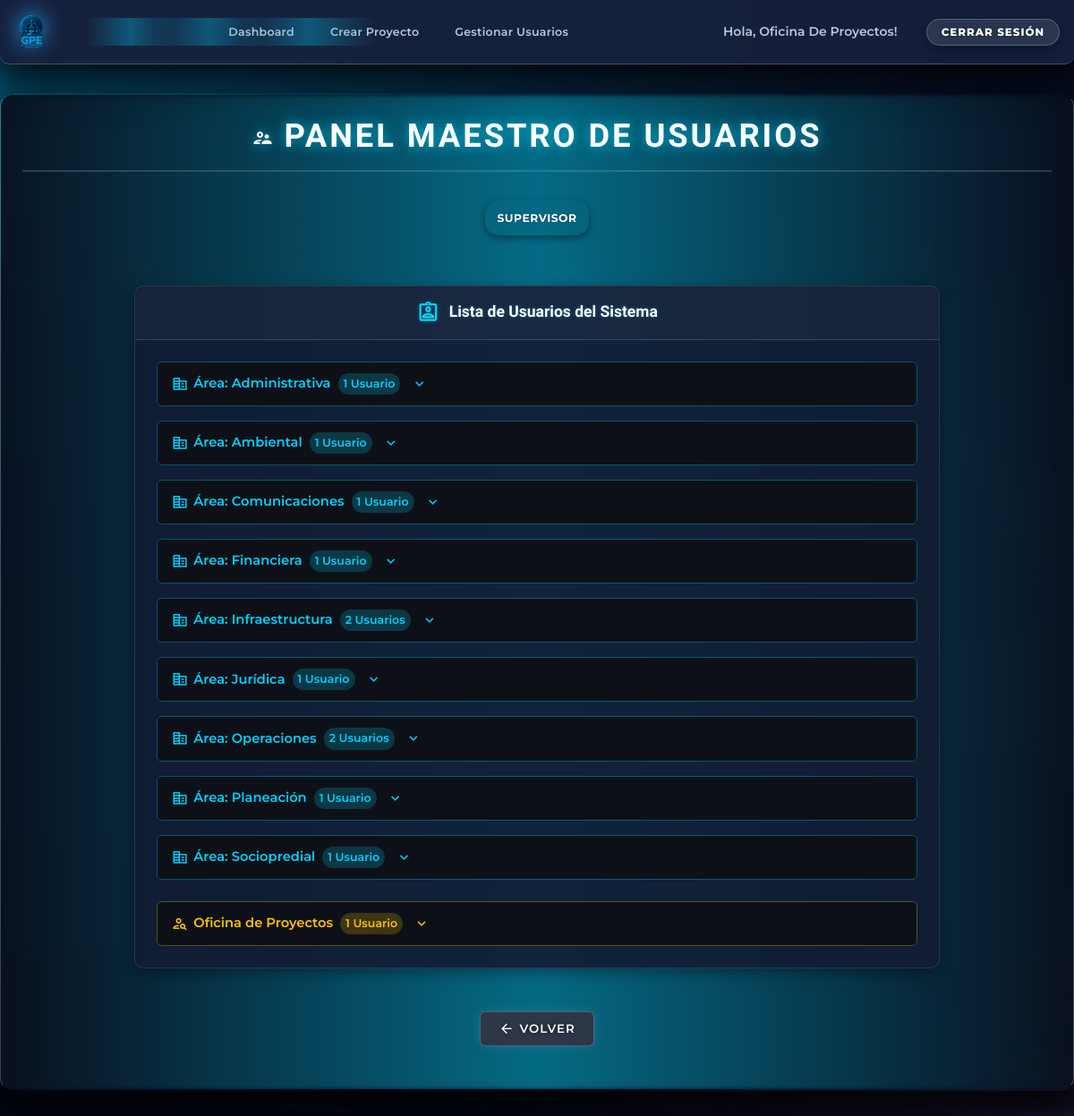
Page /gestionar_usuarios (signed in) on the committed database.
### models.py (models this page shows, shortened)
class User(db.Model, UserMixin):
    __tablename__ = 'user'
    id = db.Column(db.Integer, primary_key=True)
    username = db.Column(db.String(20), unique=True, nullable=False)
    email = db.Column(db.String(120), unique=True, nullable=False)
    password = db.Column(db.String(128), nullable=False)
    role = db.Column(db.String(20), nullable=False, default='apoyo')
    area_id = db.Column(db.Integer, db.ForeignKey('area.id'), nullable=True)
    area = db.relationship('Area', back_populates='users')
    leader_id = db.Column(db.Integer, db.ForeignKey('user.id'), nullable=True)
    leader = db.relationship('User', remote_side=[id], back_populates='apoyos')
    apoyos = db.relationship('User', back_populates='leader', lazy=True)
    is_active = db.Column(db.Boolean, default=True)
    confirmed = db.Column(db.Boolean, default=False)
    created_projects = db.relationship('Project', back_populates='creator', lazy=True, foreign_keys='Project.creator_id')
    tareas_generales_creadas = db.relationship('TareaGeneral', back_populates='creator', lazy=True, foreign_keys='TareaGeneral.creator_id')
    subtareas_asignadas = db.relationship('Subtarea', back_populates='assigned_user', lazy=True, foreign_keys='Subtarea.assigned_user_id')
    subtareas_creadas = db.relationship('Subtarea', back_populates='creator', lazy=True, foreign_keys='Subtarea.creator_id')
    subtareas_validadas = db.relationship('Subtarea', back_populates='validador', lazy=True, foreign_keys='Subtarea.validador_id')

class Area(db.Model):
    __tablename__ = 'area'
    id = db.Column(db.Integer, primary_key=True)
    name = db.Column(db.String(100), unique=True, nullable=False)
    codigo = db.Column(db.String(16), unique=True, nullable=False)
    users = db.relationship('User', back_populates='area', lazy=True)
    projects = db.relationship('Project', back_populates='area', lazy=True)
    tareas_generales = db.relationship('TareaGeneral', back_populates='area', lazy=True)

### app.py (the view)
@app.route('/gestionar_usuarios')
@login_required
def gestionar_usuarios():
    if current_user.role not in ['supervisor', 'encargado']:
        flash('No autorizado.', 'danger')
        return redirect(url_for('dashboard'))
    if current_user.role == 'supervisor':
        usuarios = User.query.all()
    else:  # encargado
        usuarios = User.query.filter_by(area_id=current_user.area_id).all()
    return render_template('gestionar_usuarios.html', usuarios=usuarios)

### app.py (called while the page is built)
@app.context_processor
def inject_now():
    return {'now': datetime.utcnow()}

@login_manager.user_loader
def load_user(user_id):
    return db.session.get(User, int(user_id))

### templates/gestionar_usuarios.html (shortened to what this page needs)
{% extends 'base.html' %}
{% block content %}
<section class="dashboard-main-content" style="display: flex; flex-direction: column; align-items: center;">
  <header class="page-header v5-page-header" style="text-align: center; width: 100%;">
    <div class="page-header-content">
      <h1 class="page-title v5-page-title">
        <i class="material-icons-outlined title-icon" style="vertical-align: middle;">supervisor_account</i>
        Panel Maestro de Usuarios
      </h1>
      <p class="greeting-text v5-greeting-text" style="margin-top: 6px;">
        {% if current_user.role == 'supervisor' %}
          <span class="status-badge status-supervisor v5-badge">Supervisor</span>
        {% else %}
          <span class="status-badge status-encargado v5-badge">Encargado</span>
        {% endif %}
      </p>
    </div>
  </header>
  <div class="card user-management-card-v5 mt-4" style="width: 90%; max-width: 900px;">
    <div class="card-header v5-card-header" style="text-align: center;">
      <h2 class="card-title">
        <i class="material-icons-outlined" style="vertical-align: middle; margin-right: 6px;">assignment_ind</i>
        Lista de Usuarios del Sistema
      </h2>
    </div>
    <div class="card-body v5-card-body">
      {% if usuarios %}
        {% set usuarios_con_area = [] %}
        {% for u in usuarios %}
          {% if u.area is not none %}
            {% set _ = usuarios_con_area.append(u) %}
          {% endif %}
        {% endfor %}
        {% set usuarios_sin_area = [] %}
        {% for u in usuarios %}
          {% if u.area is none %}
            {% set _ = usuarios_sin_area.append(u) %}
          {% endif %}
        {% endfor %}
        {% set grupos_por_area = usuarios_con_area | sort(attribute='area.name') | groupby('area.name') %}
        {% for area_nombre, grupo in grupos_por_area %}
          <details class="area-details-v5 mt-3"
                   style="border: 1px solid rgba(0,207,255,0.3); border-radius: 6px; width: 100%; overflow: hidden;">
            <summary style="background-color: #0d1117; padding: 12px 16px; font-size: 1.05rem;
                            font-weight: 600; color: #00cfff; cursor: pointer; display: flex;
                            align-items: center; justify-content: left;">
              <i class="material-icons-outlined" style="font-size: 1.3rem; margin-right: 6px;">corporate_fare</i>
              Área: {{ area_nombre }}
              <span class="badge count-badge-v5" style="background-color: rgba(0,207,255,0.2); color: #00cfff;
                    font-size: 0.9rem; padding: 2px 6px; border-radius: 12px; margin-left: 8px;">
                {{ grupo|length }} Usuario{{ 's' if grupo|length > 1 else '' }}
              </span>
              <i class="material-icons-outlined toggle-icon" style="font-size: 1.3rem; color: #00cfff; margin-left: 12px;">
              </i>
            </summary>
          </details>
        {% endfor %}
        {% if usuarios_sin_area %}
          <details class="area-details-v5 mt-4"
                   style="border: 1px solid rgba(255,193,7,0.3); border-radius: 6px; width: 100%; overflow: hidden;">
            <summary style="background-color: #0d1117; padding: 12px 16px; font-size: 1.05rem; font-weight: 600;
                            color: #ffc107; cursor: pointer; display: flex; align-items: center; justify-content: left;">
              <i class="material-icons-outlined" style="font-size: 1.3rem; margin-right: 6px;">person_search</i>
              Oficina de Proyectos
              <span class="badge count-badge-v5" style="background-color: rgba(255,193,7,0.2); color: #ffc107;
                    font-size: 0.9rem; padding: 2px 6px; border-radius: 12px; margin-left: 8px;">
                {{ usuarios_sin_area|length }} Usuario{{ 's' if usuarios_sin_area|length > 1 else '' }}
              </span>
              <i class="material-icons-outlined toggle-icon" style="font-size: 1.3rem; color: #ffc107; margin-left: 12px;">
              </i>
            </summary>
          </details>
        {% endif %}
      {% endif %}
    </div>
  </div>
  <div class="back-to-dashboard-container button-group mt-5" style="text-align: center;">
    <a href="javascript:window.history.back();" class="button btn-secondary"
       style="padding: 10px 20px; background-color: #2d3748; color: #ffffff; border-radius: 6px;
              font-weight: 600; font-size: 0.95rem; text-decoration: none;
              box-shadow: 0 0 12px rgba(255,255,255,0.1); transition: box-shadow 0.2s ease;"
       onmouseover="this.style.boxShadow='0 0 20px rgba(255,255,255,0.3)';"
       onmouseout="this.style.boxShadow='0 0 12px rgba(255,255,255,0.1)';">
      <i class="material-icons-outlined" style="vertical-align: middle; margin-right: 6px;">arrow_back</i>
      Volver
    </a>
  </div>
</section>
{% endblock %}

### templates/base.html (shortened to what this page needs)
<!DOCTYPE html>
<html lang="es">
<head>
  <link rel="preload" href="{{ url_for('static', filename='css/style.css') }}" as="style" onload="this.onload=null;this.rel='stylesheet'">
</head>
<body class="theme-dark">
  <div class="site-wrapper" id="main-wrapper" style="visibility: hidden;">
    <header class="jira-style-header" role="banner">
      <div class="header-left">
        <a href="{{ current_user.is_authenticated and url_for('dashboard') or url_for('index') }}" class="logo-link" aria-label="Inicio">
          <img src="{{ url_for('static', filename='images/Logo.png') }}" alt="Logo del Sistema de Proyectos" class="header-logo" />
        </a>
      </div>
      <nav class="header-center-nav" aria-label="Navegación principal">
        {% if current_user.is_authenticated %}
          <ul class="nav-list">
            <li>
              <a href="{{ url_for('dashboard') }}" {% if request.endpoint == 'dashboard' %}aria-current="page"{% endif %}>
                Dashboard
              </a>
            </li>
            {% if current_user.role == 'supervisor' %}
              <li>
                <a href="{{ url_for('crear_proyecto') }}" {% if request.endpoint == 'crear_proyecto' %}aria-current="page"{% endif %}>
                  Crear Proyecto
                </a>
              </li>
            {% endif %}
            {% if current_user.role in ['supervisor', 'encargado'] %}
              <li>
                <a href="{{ url_for('gestionar_usuarios') }}" {% if request.endpoint == 'gestionar_usuarios' %}aria-current="page"{% endif %}>
                  Gestionar Usuarios
                </a>
              </li>
            {% endif %}
          </ul>
        {% endif %}
      </nav>
      <nav class="header-right" aria-label="Navegación de usuario">
        <ul class="nav-list">
          {% if current_user.is_authenticated %}
            <li class="welcome-message">Hola, {{ current_user.username.replace('_', ' ').title() }}!</li>
            <li><a href="{{ url_for('logout') }}" class="button btn-secondary">Cerrar Sesión</a></li>
          {% else %}
            <li><a href="{{ url_for('roles') }}" class="button btn-primary">Iniciar Sesión</a></li>
            <li><a href="{{ url_for('register_apoyo') }}" class="button btn-secondary">Registrarse</a></li>
          {% endif %}
        </ul>
      </nav>
    </header>
    <div class="container app-container">
      <main id="main-content" class="content-area" role="main">
        {% block content %}{% endblock %}
      </main>
    </div>
  </div>
</body>
</html>

### templates/base.html (style rules this page uses)
html, body { margin: 0; padding: 0; background-color: #0d1117; color: #ffffff; font-family: 'Montserrat', sans-serif; overflow-x: hidden; }

### rows in the picture
User: username.replace "Oficina De Proyectos"
Area: name "Administrativa", grupo "1"
Area: name "Ambiental", grupo "1"
Area: name "Comunicaciones", grupo "1"
Area: name "Financiera", grupo "1"
Area: name "Infraestructura", grupo "2", value "s"
Area: name "Jurídica", grupo "1"
Area: name "Operaciones", grupo "2", value "s"
Area: name "Planeación", grupo "1"
Area: name "Sociopredial", grupo "1"

### other values in the picture
{{ usuarios_sin_area|length }} "1"
